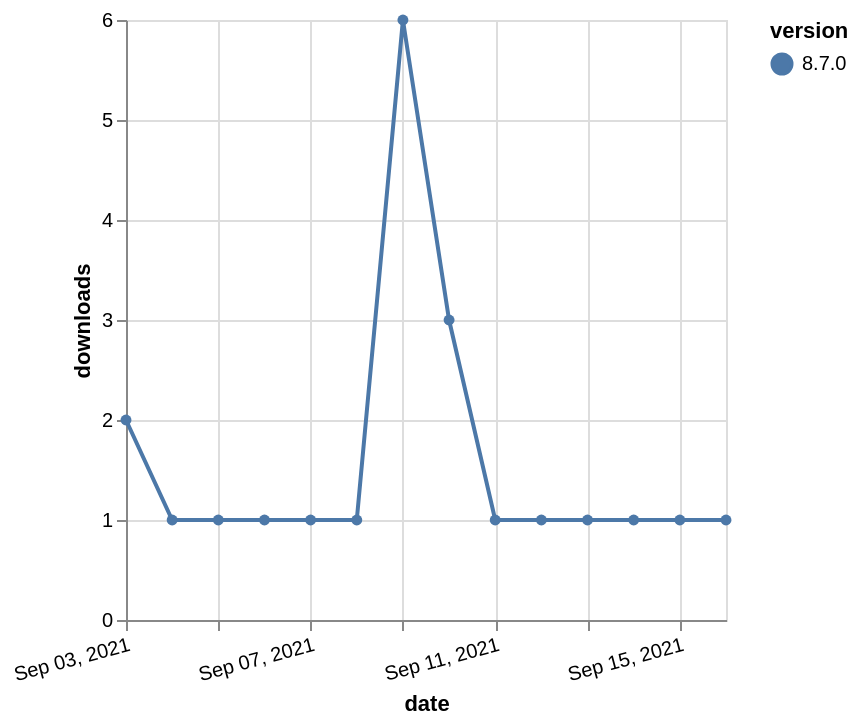

Write the Vega-Lite specification saved for this chart.
### Vega-Lite specification from a JSON file in a GitHub repository (floating-point values rounded to 4 significant figures)
{"$schema": "https://vega.github.io/schema/vega-lite/v5.json", "description": "A simple bar chart with embedded data.", "data": {"values": [{"date": "2021-09-03", "total": 495, "delta": 2, "version": "8.7.0"}, {"date": "2021-09-04", "total": 496, "delta": 1, "version": "8.7.0"}, {"date": "2021-09-05", "total": 497, "delta": 1, "version": "8.7.0"}, {"date": "2021-09-06", "total": 498, "delta": 1, "version": "8.7.0"}, {"date": "2021-09-07", "total": 499, "delta": 1, "version": "8.7.0"}, {"date": "2021-09-08", "total": 500, "delta": 1, "version": "8.7.0"}, {"date": "2021-09-09", "total": 506, "delta": 6, "version": "8.7.0"}, {"date": "2021-09-10", "total": 509, "delta": 3, "version": "8.7.0"}, {"date": "2021-09-11", "total": 510, "delta": 1, "version": "8.7.0"}, {"date": "2021-09-12", "total": 511, "delta": 1, "version": "8.7.0"}, {"date": "2021-09-13", "total": 512, "delta": 1, "version": "8.7.0"}, {"date": "2021-09-14", "total": 513, "delta": 1, "version": "8.7.0"}, {"date": "2021-09-15", "total": 514, "delta": 1, "version": "8.7.0"}, {"date": "2021-09-16", "total": 515, "delta": 1, "version": "8.7.0"}]}, "width": "container", "mark": {"type": "line", "point": {"filled": true}}, "encoding": {"x": {"field": "date", "type": "temporal", "timeUnit": "yearmonthdate", "title": "date", "axis": {"labelAngle": -15}}, "y": {"field": "delta", "type": "quantitative", "title": "downloads"}, "color": {"field": "version", "type": "nominal"}, "tooltip": {"field": "delta"}}}
